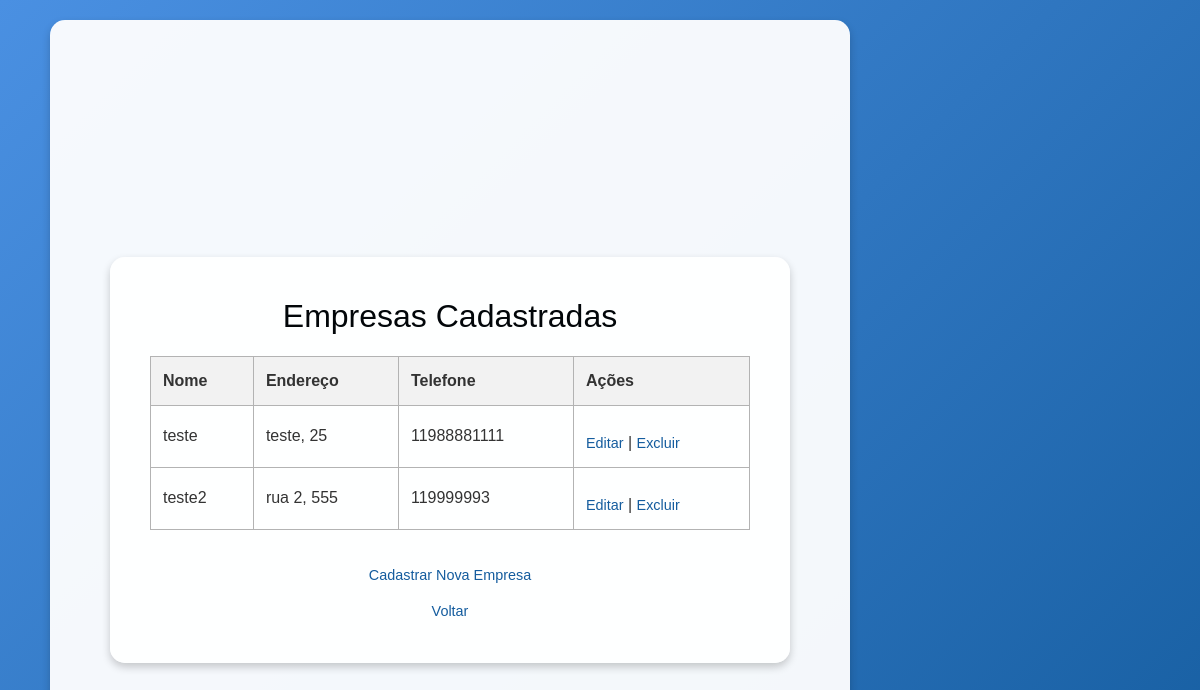
Screenshot of /empresa/consultar/ (signed in) with the database file from the repository.
### core/models.py (models this page shows, shortened)
class Empresa(models.Model):
    user = models.ForeignKey(User, on_delete=models.CASCADE)
    nome = models.CharField(max_length=100)
    email = models.EmailField()
    cpf_cnpj = models.CharField(max_length=20)
    telefone = models.CharField(max_length=15)
    crmv = models.CharField(max_length=20)
    endereco = models.TextField()

### core/views.py (the view)
# urls.py: path('empresa/consultar/', views.consultar_empresa, name='consultar_empresa'),
@login_required
def consultar_empresa(request):
    empresas = Empresa.objects.all()
    return render(request, 'core/consultar_empresa.html', {'empresas': empresas})

### templates/core/consultar_empresa.html (shortened to what this page needs)
{% extends 'base.html' %}
{% block content %}
  <div class="container">
    <main>
      <h1>Empresas Cadastradas</h1>
      <table>
          <thead>
              <tr>
                  <th>Nome</th>
                  <th>Endereço</th>
                  <th>Telefone</th>
                  <th>Ações</th>
              </tr>
          </thead>
          <tbody>
              {% for empresa in empresas %}
              <tr>
                  <td>{{ empresa.nome }}</td>
                  <td>{{ empresa.endereco }}</td>
                  <td>{{ empresa.telefone }}</td>
                  <td>
                      <a href="{% url 'editar_empresa' empresa.id %}">Editar</a> |
                      <a href="{% url 'excluir_empresa' empresa.id %}">Excluir</a>
                  </td>
              </tr>
              {% empty %}
              <tr>
                  <td colspan="4">Nenhuma empresa cadastrada.</td>
              </tr>
              {% endfor %}
          </tbody>
      </table>
      <a href="{% url 'cadastrar_empresa' %}">Cadastrar Nova Empresa</a>
      <a href="{% url 'painel_usuario' %}">Voltar</a>
    </main>
  </div>
{% endblock %}

### templates/base.html (style rules this page uses)
* { margin: 0; padding: 0; box-sizing: border-box; }
body { font-family: Arial, sans-serif; background: linear-gradient(135deg, #4a90e2, #145c9e); color: #333; min-height: 100vh; }
.container { display: flex; flex-direction: column; justify-content: center; align-items: center; min-height: 100vh; padding: 20px; }
main { background-color: rgba(255, 255, 255, 0.95); padding: 40px; border-radius: 15px; box-shadow: 0 4px 8px rgba(0, 0, 0, 0.2); max-width: 800px; width: 100%; text-align: center; }

### templates/core/consultar_empresa.html (style rules this page uses)
* { margin: 0; padding: 0; box-sizing: border-box; }
body { font-family: Arial, sans-serif; background: linear-gradient(135deg, #4a90e2, #145c9e); display: flex; justify-content: center; align-items: center; min-height: 100vh; color: #333; }
.container { display: flex; justify-content: center; align-items: flex-start; min-height: 100vh; width: 100%; padding: 20px; }
main { background-color: rgba(255, 255, 255, 0.95); padding: 40px; border-radius: 15px; box-shadow: 0 4px 8px rgba(0, 0, 0, 0.2); max-width: 800px; width: 100%; text-align: center; display: flex; flex-direction: column; }
h1 { font-size: 2rem; color: #020609; margin-bottom: 20px; }
table { width: 100%; border-collapse: collapse; margin-bottom: 20px; }
th, td { padding: 12px; border: 1px solid #b3b3b3; text-align: left; }
th { background-color: #f2f2f2; }
a { display: inline-block; margin-top: 15px; color: #145c9e; text-decoration: none; font-size: 0.9rem; transition: color 0.3s ease; }

### rows the page displays
Empresa: nome "teste", endereco "teste, 25", telefone "11988881111"
Empresa: nome "teste2", endereco "rua 2, 555", telefone "119999993"
